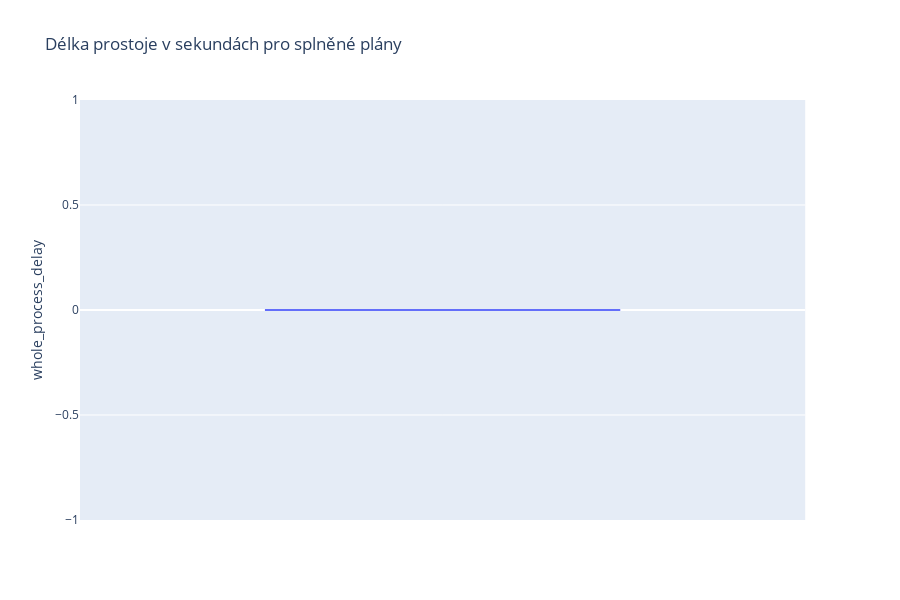

The code cell stored with this chart in its notebook:
### Code cell
px.box(df[(df.missing_plan_cnt_planned_time == 0)], y='whole_process_delay', title='Délka prostoje v sekundách pro splněné plány')

### Figure 1 — Plotly figure (JSON) as saved in the notebook; plotly's stock layout.template omitted (floating-point values rounded to 4 significant figures)
{"data": [{"alignmentgroup": "True", "hoverlabel": {"namelength": 0}, "hovertemplate": "whole_process_delay=%{y}", "legendgroup": "", "marker": {"color": "#636efa"}, "name": "", "notched": false, "offsetgroup": "", "orientation": "v", "showlegend": false, "type": "box", "x0": " ", "xaxis": "x", "y": [0, 0, 0, 0, 0, 0, 0, 0, 0, 0, 0, 0, 0, 0, 0, 0, 0, 0, 0, 0, 0, 0, 0, 0, 0, 0, 0, 0, 0, 0], "y0": " ", "yaxis": "y"}], "layout": {"boxmode": "group", "height": 600, "legend": {"tracegroupgap": 0}, "title": {"text": "Délka prostoje v sekundách pro splněné plány"}, "xaxis": {"anchor": "y", "domain": [0, 0.98]}, "yaxis": {"anchor": "x", "domain": [0, 1], "title": {"text": "whole_process_delay"}}}}
